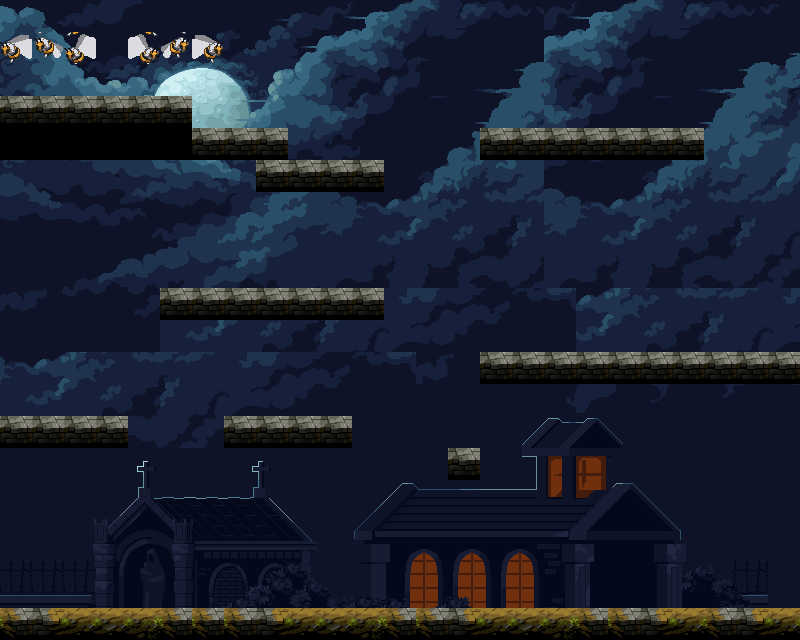

Rendered tile map (Tiled .tmx) drawn with the repository's tilesets; below, a short description and the map source with its tile grids summarised:
An orthogonal 25x20 tile map with 32x32 px tiles, 4 tile layers (Pozadina, kuca, platforme, pcele), 5 hidden layers not drawn, 14 tilesets and 3 objects (stit, potion, vatra).

<map version="1.10" tiledversion="1.10.2" orientation="orthogonal" renderorder="right-down" width="25" height="20" tilewidth="32" tileheight="32" infinite="0" nextlayerid="17" nextobjectid="24">
 <editorsettings>
  <export target="../../level2.js" format="js" />
 </editorsettings>
 <tileset firstgid="1" name="Background_0" tilewidth="32" tileheight="32" tilecount="312" columns="24">
  <image source="slike/Final/Background_0.png" width="768" height="416" />
 </tileset>
 <tileset firstgid="313" name="Background_1" tilewidth="32" tileheight="32" tilecount="312" columns="24">
  <image source="slike/Final/Background_1.png" width="768" height="416" />
 </tileset>
 <tileset firstgid="625" name="Tiles" tilewidth="32" tileheight="32" tilecount="132" columns="11">
  <image source="slike/Final/Tiles.png" width="352" height="384" />
 </tileset>
 <tileset firstgid="757" name="run" tilewidth="32" tileheight="32" tilecount="10" columns="10">
  <image source="slike/run.png" width="320" height="32" />
 </tileset>
 <tileset firstgid="767" name="YoukuLijevo" tilewidth="32" tileheight="32" tilecount="375" columns="25">
  <image source="slike/YoukuLijevo.png" width="800" height="480" />
 </tileset>
 <tileset firstgid="1142" name="mobb" tilewidth="32" tileheight="32" tilecount="375" columns="25">
  <image source="slike/mobb.png" width="800" height="480" />
 </tileset>
 <tileset firstgid="1517" name="mobLijevo" tilewidth="32" tileheight="32" tilecount="375" columns="25">
  <image source="slike/mobLijevo.png" width="800" height="480" />
 </tileset>
 <tileset firstgid="1892" name="AnimationSheet_Character" tilewidth="32" tileheight="32" tilecount="72" columns="8">
  <image source="slike/AnimationSheet_Character.png" width="256" height="288" />
 </tileset>
 <tileset firstgid="1964" name="items" tilewidth="32" tileheight="32" tilecount="100" columns="10">
  <image source="slike/items.png" width="320" height="320" />
 </tileset>
 <tileset firstgid="2064" name="demon_slime_FREE_v1.0_288x160_spritesheet" tilewidth="32" tileheight="32" tilecount="4950" columns="198">
  <image source="slike/boss_demon_slime_FREE_v1.0/spritesheets/demon_slime_FREE_v1.0_288x160_spritesheet.png" width="6336" height="800" />
 </tileset>
 <tileset firstgid="7014" name="demon" tilewidth="32" tileheight="32" tilecount="76" columns="19">
  <image source="slike/demon.png" width="608" height="128" />
 </tileset>
 <tileset firstgid="7090" name="fire_column_medium_2" tilewidth="32" tileheight="32" tilecount="2" columns="1">
  <image source="slike/pack_effect_fire_column/fire_column_medium/fire_column_medium_2.png" width="45" height="90" />
 </tileset>
 <tileset firstgid="7092" name="fire_column_medium_5" tilewidth="32" tileheight="32" tilecount="2" columns="1">
  <image source="slike/pack_effect_fire_column/fire_column_medium/fire_column_medium_5.png" width="45" height="90" />
 </tileset>
 <tileset firstgid="7094" name="mobb" tilewidth="32" tileheight="32" tilecount="375" columns="25">
  <image source="slike/mobb.png" width="800" height="480" />
 </tileset>
 <layer id="1" name="Pozadina" width="25" height="20">
  <data>[500 cells, 500 non-empty, 247 distinct tile ids]</data>
 </layer>
 <layer id="2" name="kuca" width="25" height="20">
  <data>[500 cells, 168 non-empty, 168 distinct tile ids]</data>
 </layer>
 <layer id="3" name="platforme" width="25" height="20">
  <data>[500 cells, 77 non-empty, 7 distinct tile ids]</data>
 </layer>
 <layer id="11" name="vatreniDemon" width="25" height="20" visible="0">
  <properties>
   <property name="class" value="vatreniDemon" />
  </properties>
  <data>[500 cells, 0 non-empty, 0 distinct tile ids]</data>
 </layer>
 <objectgroup id="14" name="razno">
  <properties>
   <property name="class" value="items" />
  </properties>
  <object id="18" name="stit" gid="2024" x="391" y="108" width="103" height="96">
   <properties>
    <property name="class" value="stit" />
   </properties>
  </object>
  <object id="19" name="potion" gid="2020" x="64" y="384" width="48" height="54">
   <properties>
    <property name="class" value="potion" />
   </properties>
  </object>
  <object id="23" name="vatra" gid="7093" x="288" y="128" width="32" height="32">
   <properties>
    <property name="class" value="vatra" />
   </properties>
  </object>
 </objectgroup>
 <layer id="12" name="crveniDemon" width="25" height="20" visible="0">
  <properties>
   <property name="class" value="CrveniDemon" />
  </properties>
  <data>[500 cells, 8 non-empty, 8 distinct tile ids]</data>
 </layer>
 <layer id="9" name="Youku" width="25" height="20" visible="0">
  <properties>
   <property name="class" value="Youku" />
  </properties>
  <data>[500 cells, 20 non-empty, 20 distinct tile ids]</data>
 </layer>
 <layer id="10" name="vepar" width="25" height="20" visible="0">
  <properties>
   <property name="class" value="vepar" />
  </properties>
  <data>[500 cells, 12 non-empty, 12 distinct tile ids]</data>
 </layer>
 <layer id="15" name="osa" width="25" height="20" visible="0">
  <properties>
   <property name="class" value="osa" />
  </properties>
  <data>[500 cells, 8 non-empty, 8 distinct tile ids]</data>
 </layer>
 <layer id="16" name="pcele" width="25" height="20">
  <properties>
   <property name="class" value="pcele" />
  </properties>
  <data>[500 cells, 6 non-empty, 6 distinct tile ids]</data>
 </layer>
</map>
